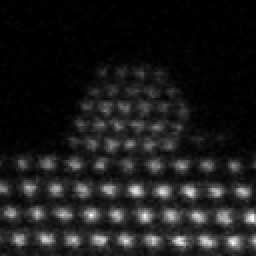
#> input picture data/experimental_data/32bit/01.tif, 128 x 128 px, found by its file name (shown 2 times larger)
$ python explore_histogram.py
#> lines starting #> are read from the running program, lines starting #| are printed output that depends on the picture; after the words box and inside, x2 and y2 are one past the last pixel; in counts of white or black regions, pixels touching at a corner belong together
import cv2
import matplotlib.pyplot as plt
import numpy as np
def main():
    # Read the 32-bit grayscale image

    img_path = 'C:\\Users\\elih\\Documents\\code\\atom_counting\\data\\experimental_data\\32bit\\01.tif'
    img = cv2.imread(img_path, cv2.IMREAD_UNCHANGED)
#> img is the input picture: shape (128, 128) float32; min 4251, max 28726.7, mean 6946.1

    if img is None:
        print("Error: Could not read the image")
        return
    # Shift the pixel values by the minimum value of the image so that the minimum becomes 0
    img = img - img.min()

    # Define the intensity range
    i_min = 1000
    i_max = 2000

    # Create a binary image where pixels within the intensity range are set to 1 and others are set to 0
    binary_img = np.where((img >= i_min) & (img <= i_max), 1, 0)
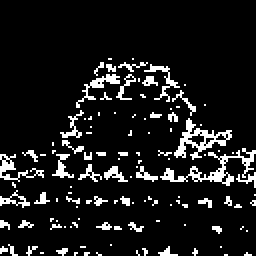
#> binary_img: shape (128, 128) int64 (shown 2 times larger); values 0 (black) and 1 (white), 10% white in thin lines or dots, all inside (x1, y1, x2, y2) = (0, 29, 128, 128)

    # Plot the binary image
    plt.subplot(1, 2, 1)
    plt.imshow(binary_img*img, cmap='gray')
    plt.title('Binary 32-bit Grayscale Image')

    # Plot the histogram of the grayscale image
    plt.subplot(1, 2, 2)
    plt.hist(img.ravel(), bins=256, range=(img.min(), img.max()), density=False, color='gray', alpha=0.7)
    plt.axvline(i_min, color='r', linestyle='--', label=f'i_min: {i_min}')
    plt.axvline(i_max, color='b', linestyle='--', label=f'i_max: {i_max}')
    plt.legend()
    plt.title('Histogram of 32-bit Grayscale Image')

    plt.tight_layout()
    plt.show()
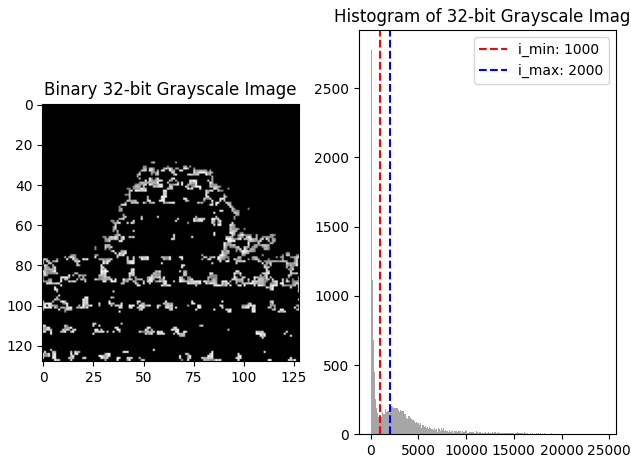
#> figure drawn by matplotlib, 2 panels; panel 2: tallest bar 2779 high, from x = 0 to 95.61

if __name__ == '__main__':
    main()

$ run again, with data/experimental_data/32bit/02.tif copied over data/experimental_data/32bit/01.tif
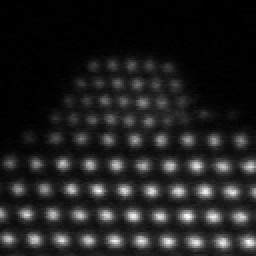
#> input picture data/experimental_data/32bit/02.tif, 128 x 128 px, found by its file name (shown 2 times larger)
#> in main, img is the input picture: shape (128, 128) float32; min 3358.5, max 23008.2, mean 5813.6
#> in main, `binary_img = np.where((img >= i_min) & (img <= i_max), 1, 0)`:
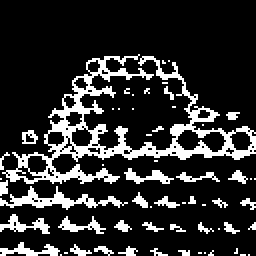
#> binary_img: shape (128, 128) int64 (shown 2 times larger); values 0 (black) and 1 (white), 17.7% white in thin lines or dots, all inside (x1, y1, x2, y2) = (0, 27, 128, 128)
#> in main, `plt.show()`:
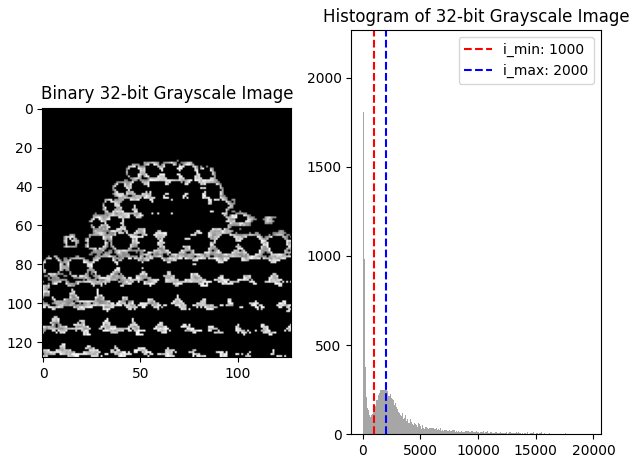
#> figure drawn by matplotlib, 2 panels; panel 2: tallest bar 2157 high, from x = 76.76 to 153.5

$ run again, with data/experimental_data/32bit/03.tif copied over data/experimental_data/32bit/01.tif
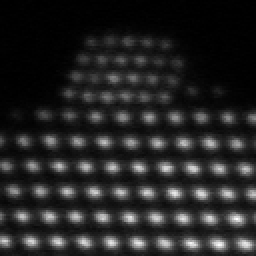
#> input picture data/experimental_data/32bit/03.tif, 128 x 128 px, found by its file name (shown 2 times larger)
#> in main, img is the input picture: shape (128, 128) float32; min 2943.7, max 21133.7, mean 5576.7
#> in main, `binary_img = np.where((img >= i_min) & (img <= i_max), 1, 0)`:
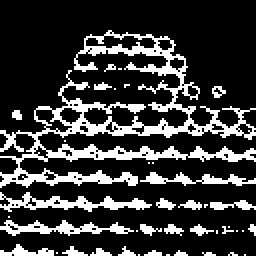
#> binary_img: shape (128, 128) int64 (shown 2 times larger); values 0 (black) and 1 (white), 21.7% white in thin lines or dots, all inside (x1, y1, x2, y2) = (0, 15, 128, 128)
#> in main, `plt.show()`:
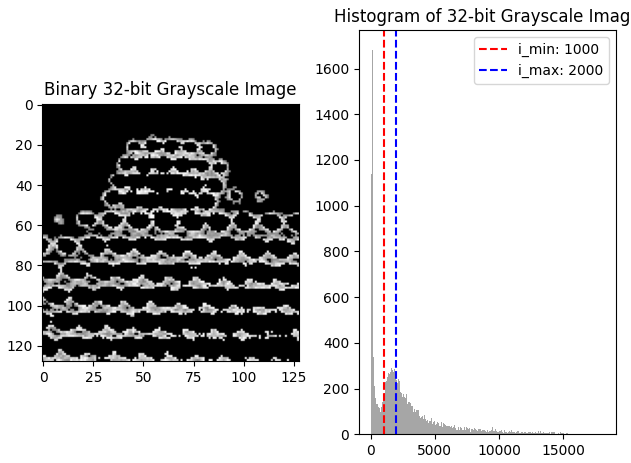
#> figure drawn by matplotlib, 2 panels; panel 2: tallest bar 1683 high, from x = 71.05 to 142.1

$ run again, with data/experimental_data/32bit/04.tif copied over data/experimental_data/32bit/01.tif
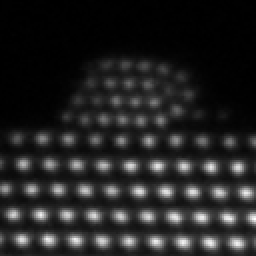
#> input picture data/experimental_data/32bit/04.tif, 128 x 128 px, found by its file name (shown 2 times larger)
#> in main, img is the input picture: shape (128, 128) float32; min 4303.3, max 28165.3, mean 7619
#> in main, `binary_img = np.where((img >= i_min) & (img <= i_max), 1, 0)`:
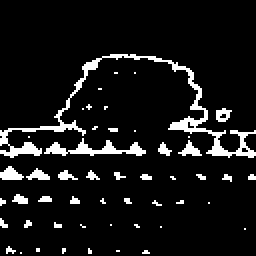
#> binary_img: shape (128, 128) int64 (shown 2 times larger); values 0 (black) and 1 (white), 8.4% white in thin lines or dots, all inside (x1, y1, x2, y2) = (0, 27, 128, 127)
#> in main, `plt.show()`:
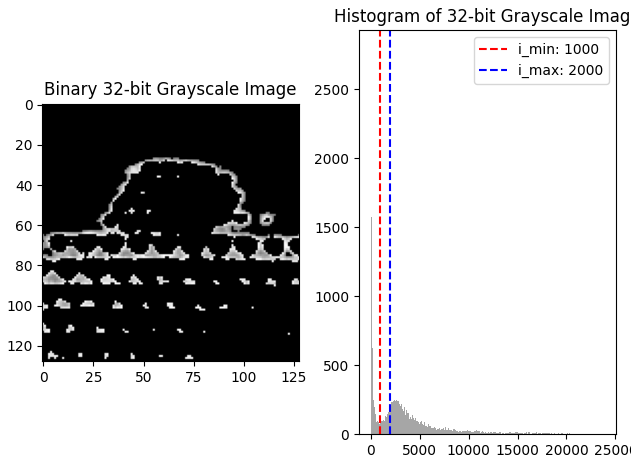
#> figure drawn by matplotlib, 2 panels; panel 2: tallest bar 2786 high, from x = 93.21 to 186.4
